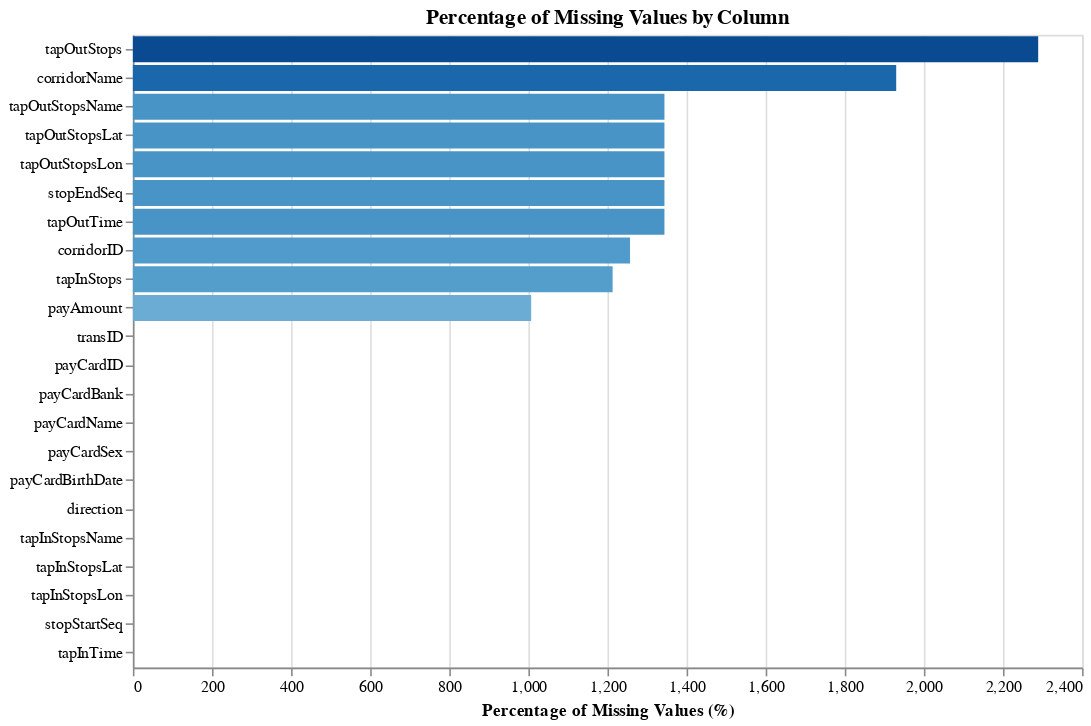

Write notebook code for a chart like this one.
### Markdown cell above
* **Bar Chart**

### Code cell
missingValues = df.isnull().sum()
missingValuesdf = missingValues.reset_index()
missingValuesdf.columns = ['Column', 'Percentage of Missing Values']

alt.Chart(missingValuesdf).mark_bar().encode(
    x=alt.X('Percentage of Missing Values', title='Percentage of Missing Values (%)'),
    y=alt.Y('Column', sort='-x', title=None),
    color=alt.Color('Percentage of Missing Values', scale=alt.Scale(scheme='blues'), legend=None),
    tooltip=['Column', 'Percentage of Missing Values']
).properties(
    width=600,
    height=400,
    title='Percentage of Missing Values by Column')

### Figure 1 — Vega-Lite specification as saved in the notebook (floating-point values rounded to 4 significant figures)
{"config": {"view": {"continuousWidth": 300, "continuousHeight": 300}}, "data": {"name": "data-9907244beb806df136fe16c992ac31ec"}, "mark": {"type": "bar"}, "encoding": {"color": {"field": "Percentage of Missing Values", "legend": null, "scale": {"scheme": "blues"}, "type": "quantitative"}, "tooltip": [{"field": "Column", "type": "nominal"}, {"field": "Percentage of Missing Values", "type": "quantitative"}], "x": {"field": "Percentage of Missing Values", "title": "Percentage of Missing Values (%)", "type": "quantitative"}, "y": {"field": "Column", "sort": "-x", "title": null, "type": "nominal"}}, "height": 400, "title": "Percentage of Missing Values by Column", "width": 600, "$schema": "https://vega.github.io/schema/vega-lite/v5.20.1.json", "datasets": {"data-9907244beb806df136fe16c992ac31ec": [{"Column": "transID", "Percentage of Missing Values": 0}, {"Column": "payCardID", "Percentage of Missing Values": 0}, {"Column": "payCardBank", "Percentage of Missing Values": 0}, {"Column": "payCardName", "Percentage of Missing Values": 0}, {"Column": "payCardSex", "Percentage of Missing Values": 0}, {"Column": "payCardBirthDate", "Percentage of Missing Values": 0}, {"Column": "corridorID", "Percentage of Missing Values": 1257}, {"Column": "corridorName", "Percentage of Missing Values": 1930}, {"Column": "direction", "Percentage of Missing Values": 0}, {"Column": "tapInStops", "Percentage of Missing Values": 1213}, {"Column": "tapInStopsName", "Percentage of Missing Values": 0}, {"Column": "tapInStopsLat", "Percentage of Missing Values": 0}, {"Column": "tapInStopsLon", "Percentage of Missing Values": 0}, {"Column": "stopStartSeq", "Percentage of Missing Values": 0}, {"Column": "tapInTime", "Percentage of Missing Values": 0}, {"Column": "tapOutStops", "Percentage of Missing Values": 2289}, {"Column": "tapOutStopsName", "Percentage of Missing Values": 1344}, {"Column": "tapOutStopsLat", "Percentage of Missing Values": 1344}, {"Column": "tapOutStopsLon", "Percentage of Missing Values": 1344}, {"Column": "stopEndSeq", "Percentage of Missing Values": 1344}, {"Column": "tapOutTime", "Percentage of Missing Values": 1344}, {"Column": "payAmount", "Percentage of Missing Values": 1007}]}}
